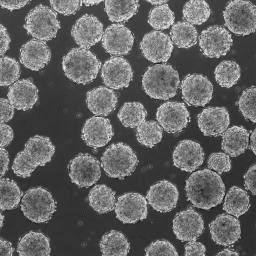
%> input picture lab4/data/stemmcells.tif, 256 x 256 px
$ octave lab4.m   (GNU Octave 9; MATLAB toolbox functions it lacks are replaced by stand-ins)
%> lines starting %> are read from the running program, lines starting %| are printed output that depends on the picture; in (x1, y1, x2, y2) boxes, pixels count from 0 and x2, y2 are one past the last pixel; in counts of white or black regions, pixels touching at a corner belong together; the program's own positions count from 1
### lab4/helper/imreconstructclosing.m
function [ D ] = imreconstructclosing( m,g )
%UNTITLED4 Summary of this function goes here
%   Detailed explanation goes here

m = imcomplement(m);
g = imcomplement(g);

D = imreconstruct(m,g);

D = imcomplement(D);
end

### lab4/helper/imoverlay.m
function out = imoverlay(in, mask, color)
%IMOVERLAY Create a mask-based image overlay.
%   OUT = IMOVERLAY(IN, MASK, COLOR) takes an input image, IN, and a binary
%   image, MASK, and produces an output image whose pixels in the MASK
%   locations have the specified COLOR.
%
%   IN should be a grayscale or an RGB image of class uint8, uint16, int16,
%   logical, double, or single.  If IN is double or single, it should be in
%   the range [0, 1].  If it is not in that range, you might want to use
%   mat2gray to scale it into that range.
%
%   MASK should be a two-dimensional logical matrix.
%
%   COLOR should be a 1-by-3 vector of values in the range [0, 1].  [0 0 0]
%   is black, and [1 1 1] is white.
%
%   OUT is a uint8 RGB image.
%
%   Examples
%   --------
%   Overlay edge detection result in green over the original image.
%
%       I = imread('cameraman.tif');
%       bw = edge(I, 'canny');
%       rgb = imoverlay(I, bw, [0 1 0]);
%       imshow(rgb)
%
%   Treating the output of peaks as an image, overlay the values greater than
%   7 in red.  The output of peaks is not in the usual grayscale image range
%   of [0, 1], so use mat2gray to scale it.
%
%       I = peaks;
%       mask = I > 7;
%       rgb = imoverlay(mat2gray(I), mask, [1 0 0]);
%       imshow(rgb, 'InitialMagnification', 'fit')

%   Steven L. Eddins, The MathWorks, Inc.
%   $Revision: 1.2 $  $Date: 2007/08/15 13:18:08 $

% If the user doesn't specify the color, use white.
DEFAULT_COLOR = [1 1 1];
if nargin < 3
    color = DEFAULT_COLOR;
end

% Make the uint8 the working data class.  The output is also uint8.
in_uint8 = im2uint8(in);
color_uint8 = im2uint8(color);

% Initialize the red, green, and blue output channels.
if ndims(in_uint8) == 2
    % Input is grayscale.  Initialize all output channels the same.
    out_red   = in_uint8;
    out_green = in_uint8;
    out_blue  = in_uint8;
else
    % Input is RGB truecolor.
    out_red   = in_uint8(:,:,1);
    out_green = in_uint8(:,:,2);
    out_blue  = in_uint8(:,:,3);
end

% Replace output channel values in the mask locations with the appropriate
% color value.
out_red(mask)   = color_uint8(1);
out_green(mask) = color_uint8(2);
out_blue(mask)  = color_uint8(3);

% Form an RGB truecolor image by concatenating the channel matrices along
% the third dimension.
out = cat(3, out_red, out_green, out_blue);

### lab4/lab4.m
close all; clear; clc;

addpath(genpath('./'))

%% *************** PART 1 - MORPHOLOGICAL SEGMENTATION *******************%
f = imread('stemmcells.tif');
%> f is the input picture: size 256x256 uint8; min 9, max 243, mean 100.3
f=double(f);
%> f: size 256x256 double
% Gs = fspecial('gaussian', 3, 0.1);
% f = imfilter(f,Gs);

B = strel('disk',4,8);
op = imopen(f,B);
g = f - op;
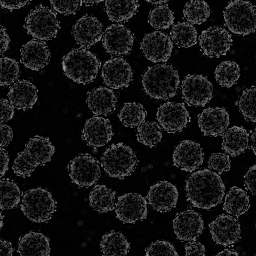
%> g: size 256x256 double; min 0, max 163, mean 19.1
sat = 0.05;
gmax = max(g(:));
%> gmax = 163
G = (g > gmax*sat);
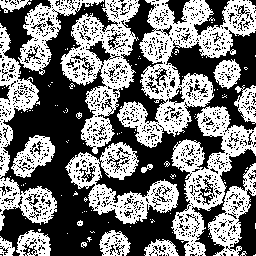
%> G: size 256x256 logical; 46.9% white; 127 white regions (106 under 20 px), largest, box (x1, y1, x2, y2) and area: (117, 0, 256, 148) 7199, (60, 0, 140, 154) 4795, (171, 106, 256, 256) 4375

h = 170;
m = f - h;
frec = imreconstruct(m,f);
g2 = f - frec;
G2 = (g2 > 20);
%> G2: size 256x256 logical; 52.6% white; 405 black regions (386 under 20 px), largest, box (x1, y1, x2, y2) and area: (0, 0, 256, 256) 28606, (190, 175, 222, 204) 400, (166, 0, 189, 23) 261
[L1,num1] = bwlabel(G,8);
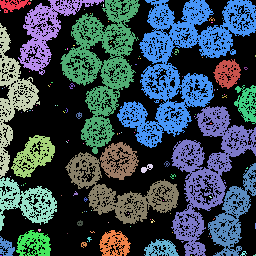
%> L1: size 256x256 double; 128 distinct labels, from 0 to 127; one colour per label, 0 black
%> num1 = 127
[L2,num2] = bwlabel(G2,8);
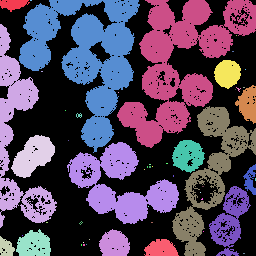
%> L2: size 256x256 double; 55 distinct labels, from 0 to 54; one colour per label, 0 black
%> num2 = 54


figure; imshow(zeros(1,500)); title('A. Minkowski Opening Method');
xlabel('press any key')
pause;
figure; imshow(f,[]); title('Initial Image');
xlabel('press any key')
pause;
figure; imshow(op,[]); title('Minkowski Opening of Image');
xlabel('press any key')
pause;
figure; imshow(g,[]); title('top-hat');
xlabel('press any key')
pause;
figure; imshow(G,[]); title('Thresholded top-hat');
xlabel('press any key')
pause;
figure; imshow(L1,[]); title(['Connected Components (=',num2str(num1),')']);
pause;
figure; imshow(zeros(1,500)); title('B. Method with Reconstruction Opening');
xlabel('press any key')
pause;
figure; imshow(f,[]); title('Initial Image');
xlabel('press any key')
pause;
figure; imshow(frec,[]); title('Reconstruction Opening of Image');
xlabel('press any key')
pause;
figure; imshow(g2,[]); title('top-hat');
xlabel('press any key')
pause;
figure; imshow(G2,[]); title('Thresholded top-hat');
xlabel('press any key')
pause;
figure; imshow(L2,[]); title(['Connected Components (=',num2str(num2),')']);
xlabel('press any key')
pause;


%% ******************* PART 2 - WATERSHED ********************************%

clear; close all; clc

g = imread('prostate.tif');
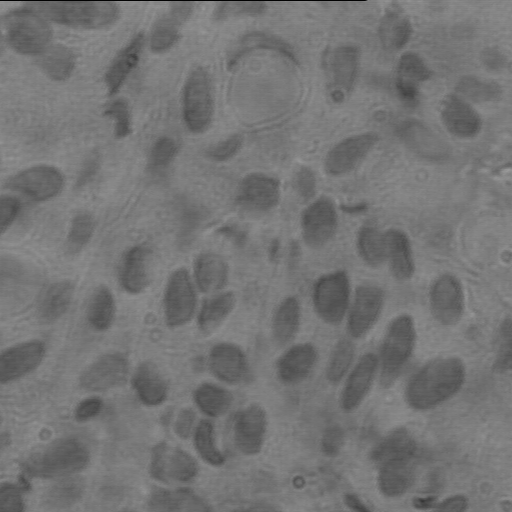
%> input picture lab4/data/prostate.tif, 512 x 512 px
%> g is the input picture: size 512x512 uint8; min 1, max 153, mean 116.1
g = double(g);
%> g: size 512x512 double

figure; imshow(zeros(1,500)); title('C. Watershed Method')
xlabel('press any key')
pause;

G = g;
for r = 1:3
    B = strel('disk',r,8);
    m1 = imerode(G,B);
    G = imreconstruct(m1,G);

    m2 = imdilate(G,B);
    G = imreconstructclosing(m2,G);
end
%> G: size 512x512 double
figure; imshow(g,[]); title('Initial Image');
xlabel('press any key')
pause;
figure; imshow(G,[]); title('Image after ASF');
xlabel('press any key');
pause;

f = G;
h = 20;
a = 0.3;
Regmin = imreconstructclosing(f+h,f) - f;
Min = (Regmin > a*h);
%> Min: size 512x512 logical; 18.6% white; 83 white regions (1 under 20 px), largest, box (x1, y1, x2, y2) and area: (0, 0, 367, 55) 2878, (342, 317, 414, 411) 2307, (371, 430, 434, 496) 2105
figure; imshow(Regmin,[]); title('Regional minima');
xlabel('press any key')
pause;
figure; imshow(Min,[]); title('Inside Markers');
xlabel('press any key')
pause;


I = imimposemin(G,Min);
figure; imshow(I,[]); title('Change of topology on filtered image');
xlabel('press any key')
pause;

M = watershed(I);
%> M: size 512x512 uint8; 84 distinct labels, from 0 to 83
figure; imshow(M,[]); title('Watershed of the previous image');
xlabel('press any key')
pause;

Mout = (M == 0);
%> Mout: size 512x512 logical; 4.9% white in thin lines or dots
figure; imshow(Mout); title('Outside Markers');
xlabel('press any key')
pause;

markers = Min|Mout;
%> markers: size 512x512 logical; 23.5% white; 69 white regions (1 under 20 px), largest, box (x1, y1, x2, y2) and area: (0, 0, 512, 512) 21422, (0, 0, 367, 55) 2878, (371, 430, 434, 496) 2105
imshow(markers); title('Total Markers');
xlabel('press any key')
pause;
[Gx ,Gy] = gradient(G);
DG = (Gx.^2+Gy.^2).^(1/2);
% Gs = fspecial('gaussian', 18, 2); %see report
% DG = imfilter(DG,Gs);
GF = imimposemin(DG,markers);
figure; imshow(GF,[]); title('Gradient magnitude after topological change');
xlabel('press any key')
pause;
W = watershed(GF);
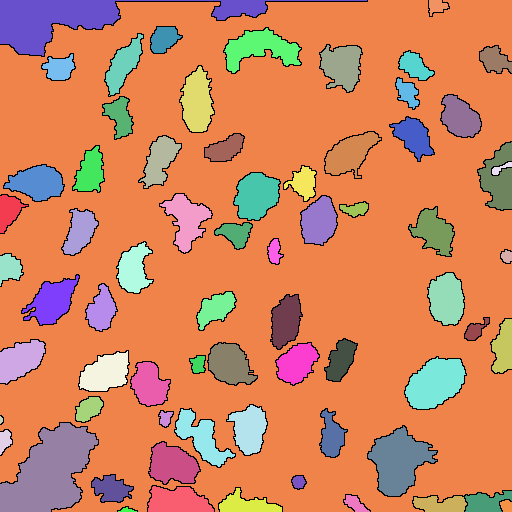
%> W: size 512x512 uint8; 70 distinct labels, from 0 to 69; one colour per label, 0 black
figure; imshow(W,[]); title('Watershed on the previous image');
xlabel('press any key')
pause;
F = (W==0);
%> F: size 512x512 logical; 4.2% white in thin lines or dots
figure; imshow(F); title('Boundaries of Basins');
xlabel('press any key')
pause;
g2 = g/max(g(:));
%> g2: size 512x512 double
final = imoverlay(g2,F,[0 0 0]);
%> in imoverlay, `out_red(mask)   = color_uint8(1);`:
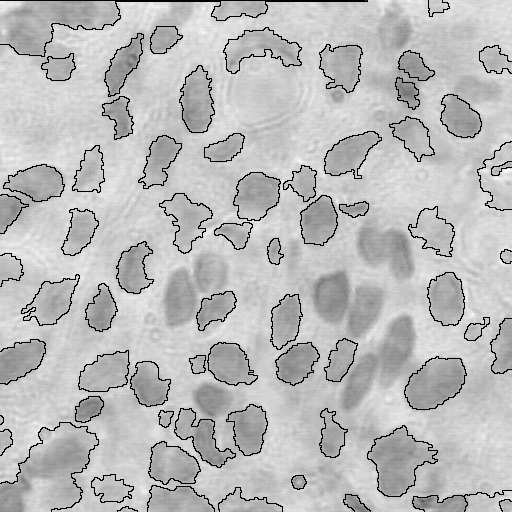
%> out_red: size 512x512 uint8; min 0, max 255, mean 185.4
figure; imshow(final,[]); title('Final Segmentation');
